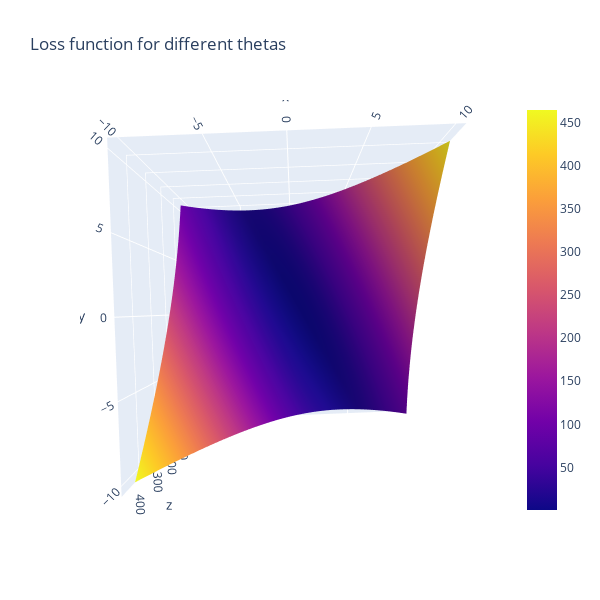

Notebook code cell kept with this figure:
### Code cell
#This figure shows the loss function.

#X = Theta0
#Y - Theta1
#Z = Loss
#Find where it is closest to 0 in X and Y!

#you can click/hold in the graph below to rotate!

fig = go.Figure(data=[go.Surface(x=theta1_vals, y=theta0_vals, z=J_vals)])
fig.update_layout(title='Loss function for different thetas', autosize=True,
                  width=600, height=600, xaxis_title='theta0', 
                 yaxis_title='theta1')
fig.show()

### Figure 1 — Plotly figure (JSON) as saved in the notebook; plotly's stock layout.template omitted (floating-point values rounded to 4 significant figures; data arrays with more than 128 entries replaced by an {"elided": "..."} marker saying what was removed)
{"data": [{"type": "surface", "x": [-10, -9.798, -9.596, -9.394, -9.192, -8.99, -8.788, -8.586, -8.384, -8.182, -7.98, -7.778, -7.576, -7.374, -7.172, -6.97, -6.768, -6.566, -6.364, -6.162, -5.96, -5.758, -5.556, -5.354, -5.152, -4.949, -4.747, -4.545, -4.343, -4.141, -3.939, -3.737, -3.535, -3.333, -3.131, -2.929, -2.727, -2.525, -2.323, -2.121, -1.919, -1.717, -1.515, -1.313, -1.111, -0.9091, -0.7071, -0.5051, -0.303, -0.101, 0.101, 0.303, 0.5051, 0.7071, 0.9091, 1.111, 1.313, 1.515, 1.717, 1.919, 2.121, 2.323, 2.525, 2.727, 2.929, 3.131, 3.333, 3.535, 3.737, 3.939, 4.141, 4.343, 4.545, 4.747, 4.949, 5.152, 5.354, 5.556, 5.758, 5.96, 6.162, 6.364, 6.566, 6.768, 6.97, 7.172, 7.374, 7.576, 7.778, 7.98, 8.182, 8.384, 8.586, 8.788, 8.99, 9.192, 9.394, 9.596, 9.798, 10], "y": [-10, -9.798, -9.596, -9.394, -9.192, -8.99, -8.788, -8.586, -8.384, -8.182, -7.98, -7.778, -7.576, -7.374, -7.172, -6.97, -6.768, -6.566, -6.364, -6.162, -5.96, -5.758, -5.556, -5.354, -5.152, -4.949, -4.747, -4.545, -4.343, -4.141, -3.939, -3.737, -3.535, -3.333, -3.131, -2.929, -2.727, -2.525, -2.323, -2.121, -1.919, -1.717, -1.515, -1.313, -1.111, -0.9091, -0.7071, -0.5051, -0.303, -0.101, 0.101, 0.303, 0.5051, 0.7071, 0.9091, 1.111, 1.313, 1.515, 1.717, 1.919, 2.121, 2.323, 2.525, 2.727, 2.929, 3.131, 3.333, 3.535, 3.737, 3.939, 4.141, 4.343, 4.545, 4.747, 4.949, 5.152, 5.354, 5.556, 5.758, 5.96, 6.162, 6.364, 6.566, 6.768, 6.97, 7.172, 7.374, 7.576, 7.778, 7.98, 8.182, 8.384, 8.586, 8.788, 8.99, 9.192, 9.394, 9.596, 9.798, 10], "z": {"elided": "100x100 float values"}}], "layout": {"autosize": true, "height": 600, "scene": {"aspectmode": "auto", "aspectratio": {"x": 1, "y": 1, "z": 1}, "camera": {"center": {"x": 0, "y": 0, "z": 0}, "eye": {"x": -4.716e-18, "y": -1.169e-16, "z": 1.91}, "projection": {"type": "perspective"}, "up": {"x": -2.103e-19, "y": 8.125e-21, "z": 1}}}, "title": {"text": "Loss function for different thetas"}, "width": 600, "xaxis": {"title": {"text": "theta0"}}, "yaxis": {"title": {"text": "theta1"}}}}
